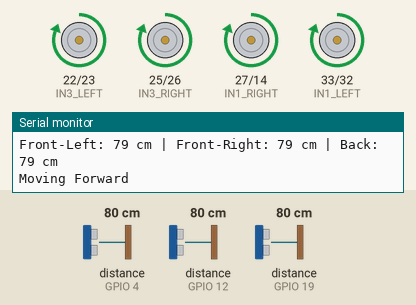
This sketch was run on a simulated ESP32. Shown: motor-driver pin pairs drawn as motors (green arrow = first pin HIGH = forward, orange = second pin HIGH = backward, longer = more drive), the last lines printed to the serial monitor. Wiring (inferred from the names in the program): 3 × ultrasonic range finder: trigger GPIO 2, echo GPIO 4 / trigger GPIO 13, echo GPIO 12 / trigger GPIO 18, echo GPIO 19. The test bench sets the inputs (shaded band); at power-on: distance to the obstacle (sensors on GPIO 4, GPIO 12, GPIO 19) 80 cm. The echo pulse lasts 58.3 µs per cm; random numbers use the default seed unless the sketch sets one.

Above: at 1.2 s.
1.3 s: distance to the obstacle (sensor on GPIO 4) set to 23 cm
2.8 s: distance to the obstacle (sensor on GPIO 4) set to 18 cm
At 2.95 s:
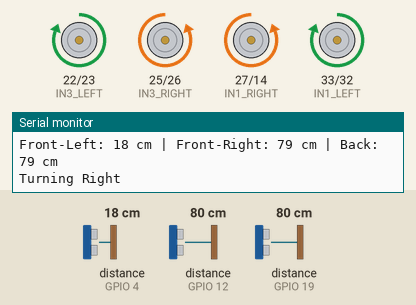
At 3.45 s:
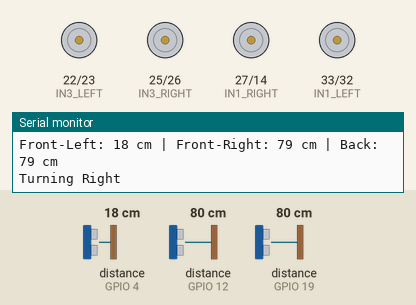
5.8 s: distance to the obstacle (sensor on GPIO 12) set to 22 cm
8.8 s: distance to the obstacle (sensor on GPIO 12) set to 18 cm
At 9.22 s:
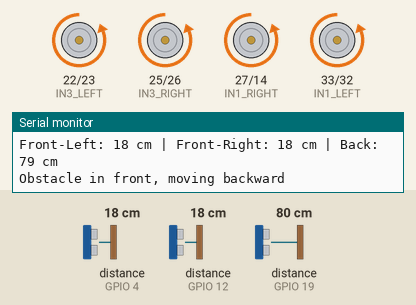
11.8 s: distance to the obstacle (sensor on GPIO 19) set to 22 cm
At 12.08 s:
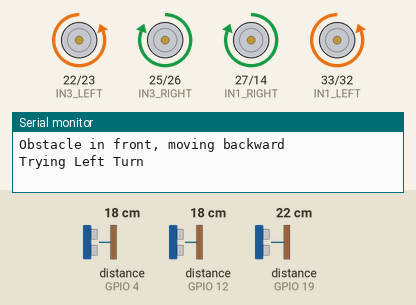
14.8 s: distance to the obstacle (sensor on GPIO 19) set to 18 cm
Timing chart, 0 to 17.5 s (numbered marks = the images above; inputs shaded):
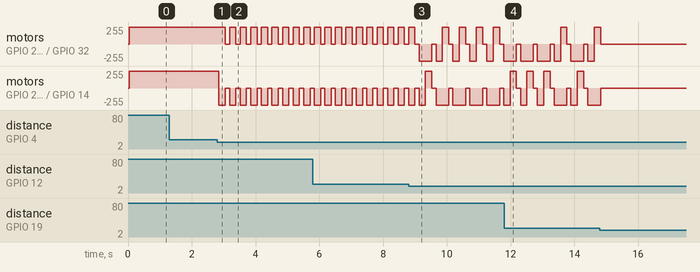

The sketch:

sketch_sep28a.ino
```cpp
// Pin definitions for motor controllers (no PWM, enable pins jumpered)
// Controller 1 (pins 14, 27, 26, 25) controls right side
// Controller 2 (pins 22, 23, 19, 18) controls left side
#define IN1_RIGHT 27  // Direction pin 1 for right motor 1 (Controller 1)
#define IN2_RIGHT 14  // Direction pin 2 for right motor 1 (Controller 1)
#define IN3_RIGHT 25  // Direction pin 1 for right motor 2 (Controller 1)
#define IN4_RIGHT 26  // Direction pin 2 for right motor 2 (Controller 1)
#define IN1_LEFT 33   // Direction pin 1 for left motor 1 (Controller 2)
#define IN2_LEFT 32   // Direction pin 2 for left motor 1 (Controller 2)
#define IN3_LEFT 22   // Direction pin 1 for left motor 2 (Controller 2)
#define IN4_LEFT 23   // Direction pin 2 for left motor 2 (Controller 2)

// Pin definitions for ultrasonic sensors (two front, one back)
#define TRIG_FRONT_LEFT 2   // Front-left sensor trigger pin
#define ECHO_FRONT_LEFT 4   // Front-left sensor echo pin
#define TRIG_FRONT_RIGHT 13 // Front-right sensor trigger pin
#define ECHO_FRONT_RIGHT 12 // Front-right sensor echo pin
#define TRIG_BACK 18        // Back sensor trigger pin
#define ECHO_BACK 19         // Back sensor echo pin

// Obstacle detection threshold (in cm)
#define OBSTACLE_THRESHOLD 20

void setup() {
  // Initialize serial communication for debugging
  Serial.begin(115200);

  // Seed random number generator for random turns
  randomSeed(analogRead(0));

  // Set motor control pins as outputs
  pinMode(IN1_RIGHT, OUTPUT);
  pinMode(IN2_RIGHT, OUTPUT);
  pinMode(IN3_RIGHT, OUTPUT);
  pinMode(IN4_RIGHT, OUTPUT);
  pinMode(IN1_LEFT, OUTPUT);
  pinMode(IN2_LEFT, OUTPUT);
  pinMode(IN3_LEFT, OUTPUT);
  pinMode(IN4_LEFT, OUTPUT);

  // Set ultrasonic sensor pins
  pinMode(TRIG_FRONT_LEFT, OUTPUT);
  pinMode(ECHO_FRONT_LEFT, INPUT);
  pinMode(TRIG_FRONT_RIGHT, OUTPUT);
  pinMode(ECHO_FRONT_RIGHT, INPUT);
  pinMode(TRIG_BACK, OUTPUT);
  pinMode(ECHO_BACK, INPUT);

  // Stop motors initially
  stopMotors();
  Serial.println("Autonomous car obstacle avoidance started...");
}

void loop() {
  // Read distances from all sensors
  long distanceFrontLeft = getDistance(TRIG_FRONT_LEFT, ECHO_FRONT_LEFT);
  delay(10); // Small delay to reduce crosstalk
  long distanceFrontRight = getDistance(TRIG_FRONT_RIGHT, ECHO_FRONT_RIGHT);
  delay(10);
  long distanceBack = getDistance(TRIG_BACK, ECHO_BACK);

  // Print distances to Serial Monitor
  Serial.print("Front-Left: ");
  Serial.print(distanceFrontLeft);
  Serial.print(" cm | Front-Right: ");
  Serial.print(distanceFrontRight);
  Serial.print(" cm | Back: ");
  Serial.print(distanceBack);
  Serial.println(" cm");

  // Obstacle avoidance logic
  if ((distanceFrontLeft > OBSTACLE_THRESHOLD || distanceFrontLeft == -1) && (distanceFrontRight > OBSTACLE_THRESHOLD || distanceFrontRight == -1)) {
    // No obstacle in front: move forward
    Serial.println("Moving Forward");
    moveForward();
  } else if (distanceFrontLeft <= OBSTACLE_THRESHOLD && distanceFrontRight > OBSTACLE_THRESHOLD) {
    // Obstacle on left: turn right
    Serial.println("Turning Right");
    turnRight();
    delay(200); // Turn for 1 second
    stopMotors();
  } else if (distanceFrontRight <= OBSTACLE_THRESHOLD && distanceFrontLeft > OBSTACLE_THRESHOLD) {
    // Obstacle on right: turn left
    Serial.println("Turning Left");
    turnLeft();
    delay(200); // Turn for 1 second
    stopMotors();
  } else if (distanceFrontLeft <= OBSTACLE_THRESHOLD && distanceFrontRight <= OBSTACLE_THRESHOLD) {
    // Obstacle directly in front: check back sensor
    if (distanceBack > OBSTACLE_THRESHOLD || distanceBack == -1) {
      // Back is clear: move backward, then random turn
      Serial.println("Obstacle in front, moving backward");
      moveBackward();
      delay(200); // Move backward for 1 second
      stopMotors();

      // Randomly choose left or right turn
      if (random(2) == 0) {
        Serial.println("Trying Left Turn");
        turnLeft();
      } else {
        Serial.println("Trying Right Turn");
        turnRight();
      }
      delay(200); // Turn for 1 second
      stopMotors();
    } else {
      // Back obstacle detected: stop to avoid collision
      Serial.println("Obstacle in front and back, stopping");
      stopMotors();
    }
  }

  // Delay before next sensor reading
  delay(100);
}

// Function to measure distance using ultrasonic sensor
long getDistance(int trigPin, int echoPin) {
  // Send 10us pulse to trigger
  digitalWrite(trigPin, LOW);
  delayMicroseconds(2);
  digitalWrite(trigPin, HIGH);
  delayMicroseconds(10);
  digitalWrite(trigPin, LOW);

  // Measure echo pulse duration
  long duration = pulseIn(echoPin, HIGH, 30000); // Timeout after 30ms (~5m)

  // Calculate distance in cm (speed of sound = 343 m/s, or 0.0343 cm/us)
  if (duration == 0) {
    return -1; // Invalid reading (timeout or error)
  }
  long distance = duration * 0.0343 / 2;
  return distance;
}

// Motor control functions
void moveForward() {
  // Left motors forward (Controller 2)
  digitalWrite(IN1_LEFT, HIGH);
  digitalWrite(IN2_LEFT, LOW);
  digitalWrite(IN3_LEFT, HIGH);
  digitalWrite(IN4_LEFT, LOW);
  // Right motors forward (Controller 1)
  digitalWrite(IN1_RIGHT, HIGH);
  digitalWrite(IN2_RIGHT, LOW);
  digitalWrite(IN3_RIGHT, HIGH);
  digitalWrite(IN4_RIGHT, LOW);
}

void moveBackward() {
  // Left motors backward (Controller 2)
  digitalWrite(IN1_LEFT, LOW);
  digitalWrite(IN2_LEFT, HIGH);
  digitalWrite(IN3_LEFT, LOW);
  digitalWrite(IN4_LEFT, HIGH);
  // Right motors backward (Controller 1)
  digitalWrite(IN1_RIGHT, LOW);
  digitalWrite(IN2_RIGHT, HIGH);
  digitalWrite(IN3_RIGHT, LOW);
  digitalWrite(IN4_RIGHT, HIGH);
}

void turnLeft() {
  // Left motors backward (Controller 2)
  digitalWrite(IN1_LEFT, LOW);
  digitalWrite(IN2_LEFT, HIGH);
  digitalWrite(IN3_LEFT, LOW);
  digitalWrite(IN4_LEFT, HIGH);
  // Right motors forward (Controller 1)
  digitalWrite(IN1_RIGHT, HIGH);
  digitalWrite(IN2_RIGHT, LOW);
  digitalWrite(IN3_RIGHT, HIGH);
  digitalWrite(IN4_RIGHT, LOW);
}

void turnRight() {
  // Left motors forward (Controller 2)
  digitalWrite(IN1_LEFT, HIGH);
  digitalWrite(IN2_LEFT, LOW);
  digitalWrite(IN3_LEFT, HIGH);
  digitalWrite(IN4_LEFT, LOW);
  // Right motors backward (Controller 1)
  digitalWrite(IN1_RIGHT, LOW);
  digitalWrite(IN2_RIGHT, HIGH);
  digitalWrite(IN3_RIGHT, LOW);
  digitalWrite(IN4_RIGHT, HIGH);
}

void stopMotors() {
  // Stop all motors
  digitalWrite(IN1_LEFT, LOW);
  digitalWrite(IN2_LEFT, LOW);
  digitalWrite(IN3_LEFT, LOW);
  digitalWrite(IN4_LEFT, LOW);
  digitalWrite(IN1_RIGHT, LOW);
  digitalWrite(IN2_RIGHT, LOW);
  digitalWrite(IN3_RIGHT, LOW);
  digitalWrite(IN4_RIGHT, LOW);
}
```

Measured:
- the behaviour switches between 21 and 20 cm on distance to the obstacle (sensor on GPIO 4) (found by bisection; images 0 and 1)
- the behaviour switches between 21 and 20 cm on distance to the obstacle (sensor on GPIO 12) (found by bisection; images 2 and 3)
- after the input at 2.8 s, motor on GPIO 22 (IN3_LEFT) / GPIO 23 (IN4_LEFT): alternates forward 255/255 for 0.20 s and stopped for 0.13 s, starting after 0.25 s; motor on GPIO 25 (IN3_RIGHT) / GPIO 26 (IN4_RIGHT): alternates backward 255/255 for 0.20 s and stopped for 0.13 s, starting after 0.05 s
